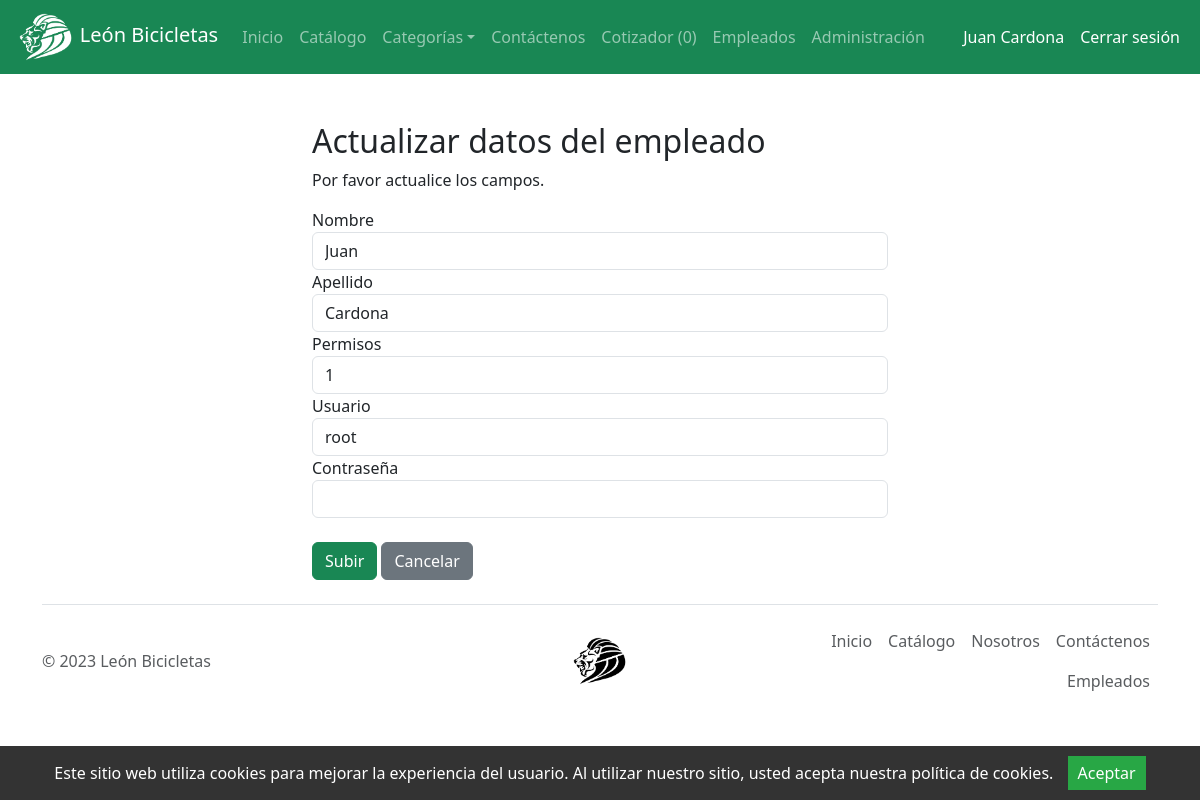
/es/back/EMPLEADOS/update.php?id=1 (signed in), run on the app's committed database.
### tables this page shows
create table empleados (
idEmple int primary key auto_increment,
nomEmple varchar(45),
apeEmple varchar(45),
isadmin int(1),
usr varchar(45),
passwd varchar(100)
);

### es/back/EMPLEADOS/update.php (the view, shortened to what this page needs)
<?php
require_once "../../conexion/config.php";
if (isset($_POST["id"]) && !empty($_POST["id"])) {
    $id = $_POST["id"];
    $input_nombre = trim($_POST["nombre"]);
    $input_apellido = trim($_POST["apellido"]);
    $input_admin = trim($_POST["admin"]);
    $input_usuario = trim($_POST["usuario"]);
    $input_password = trim($_POST["password"]);
    $sql = "UPDATE empleados SET nomEmple = ?, apeEmple = ?, isadmin = ?, usr = ?, passwd = ? WHERE idEmple = ?";
    if ($stmt = $conn->prepare($sql)) {
        $stmt->bind_param("ssssss", $param_nombre, $param_apellido, $param_admin, $param_usuario, $param_password, $param_id);
        $param_nombre = $input_nombre;
        $param_apellido = $input_apellido;
        $param_admin = $input_admin;
        $param_usuario = $input_usuario;
        $param_password = MD5($input_password);
        $param_id = $id;
        if ($stmt->execute()) {
            header("location: ./index.php");
            exit();
        } else {
            echo "Ups! Algo salió mal. Intenta más tarde.";
        }
    }
    $stmt->close();
    $conn->close();
} else {
    if (isset($_GET["id"]) && !empty(trim($_GET["id"]))) {
        require_once "../../conexion/config.php";
        $sql = "SELECT * FROM empleados WHERE idEmple = ?";
        if ($stmt = $conn->prepare($sql)) {
            $stmt->bind_param("i", $param_id);
            if ($stmt->execute()) {
                $result = $stmt->get_result();
                if ($result->num_rows == 1) {
                    $row = $result->fetch_array(MYSQLI_ASSOC);
                    $nombre = $row["nomEmple"];
                    $apellido = $row["apeEmple"];
                    $admin = $row["isadmin"];
                    $usuario = $row["usr"];
                } else {
                    header("location: error.php");
                    exit();
                }
            } else {
                echo "Ups! Algo salió mal. Intenta más tarde.";
            }
        }
    } else {
        header("location: error.php");
        exit();
    }
}
?>
<div class="wrapper">
    <div class="container-fluid">
        <div class="row">
            <div class="col-md-12">
                <h2 class="mt-5">Actualizar datos del empleado</h2>
                <p>Por favor actualice los campos.</p>
                <form action="<?php echo
                    htmlspecialchars(basename($_SERVER['REQUEST_URI'])); ?>" method="post">
                    <div class="form-group">
                        <label>Nombre</label>
                        <input type="text" name="nombre" class="form-control" value="<?php echo $nombre ?>"></input>
                    </div>
                    <div class="form-group">
                        <label>Apellido</label>
                        <input type="text" name="apellido" class="form-control" value="<?php echo $apellido ?>">
                    </div>
                    <div class="form-group">
                        <label>Permisos</label>
                        <input type="number" name="admin" class="form-control" value="<?php echo $admin ?>">
                    </div>
                    <div class="form-group">
                        <label>Usuario</label>
                        <input type="text" name="usuario" class="form-control" value="<?php echo $usuario ?>">
                    </div>
                    <div class="form-group">
                        <label>Contraseña</label>
                        <input type="password" name="password" class="form-control">
                    </div>
                    <br>
                    <input type="submit" class="btn btn-success" value="Subir">
                    <a href="./index.php" class="btn btn-secondary ml-2">Cancelar</a>
                </form>
            </div>
        </div>
    </div>
</div>
<?php
include '../../TEMPLATE/footer.php';
?>

### data on the page
empleados: nombre "Juan", apellido "Cardona", admin "1", usuario "root"

### other printed values
$_SESSION["nombre"] "Juan"
$_SESSION["apellido"] "Cardona"
